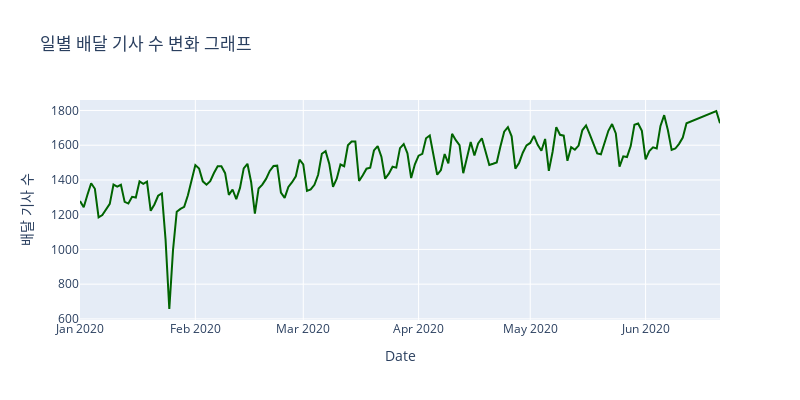

The notebook cell this image was saved under:
### Code cell
# 그래프로 시각화 해주기
# 일별 배달 건수 그래프
ax8 = go.Scatter(
    x = del_ppl["PROCESS_DT"],
    y = del_ppl['count'],
    name = "일별 배달 기사 수",
    mode = "lines",
    marker = dict(size=3, line=dict(width=1), color="darkgreen")
)

# subplot
fig = tools.make_subplots(rows=1, cols=1)
fig.append_trace(ax8, 1, 1)

# 그래프 설명들 추가해주기
fig.update_xaxes(title_text="Date", row=1, col=1)
fig.update_yaxes(title_text="배달 기사 수")

# 전체적인 layout
fig["layout"].update(height=400, width = 800, title = "일별 배달 기사 수 변화 그래프")

plotly.offline.iplot(fig)

### Figure 1 — Plotly figure (JSON) as saved in the notebook; plotly's stock layout.template omitted (floating-point values rounded to 4 significant figures; data arrays with more than 128 entries replaced by an {"elided": "..."} marker saying what was removed)
{"data": [{"marker": {"color": "darkgreen", "line": {"width": 1}, "size": 3}, "mode": "lines", "name": "일별 배달 기사 수", "type": "scatter", "x": {"elided": "165 str values"}, "xaxis": "x", "y": {"elided": "165 int values"}, "yaxis": "y"}], "layout": {"height": 400, "title": {"text": "일별 배달 기사 수 변화 그래프"}, "width": 800, "xaxis": {"anchor": "y", "domain": [0, 1], "title": {"text": "Date"}}, "yaxis": {"anchor": "x", "domain": [0, 1], "title": {"text": "배달 기사 수"}}}}
